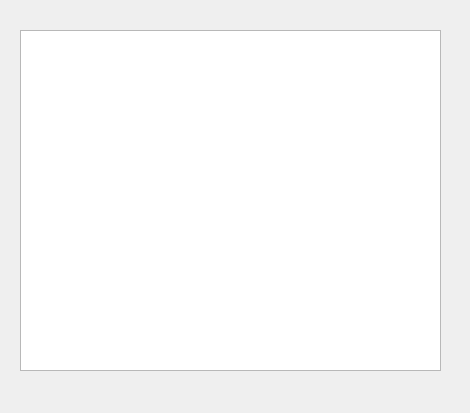
<ui version="4.0" >
 <class>rtfWidget</class>
 <widget class="QWidget" name="rtfWidget" >
  <property name="geometry" >
   <rect>
    <x>0</x>
    <y>0</y>
    <width>470</width>
    <height>413</height>
   </rect>
  </property>
  <property name="windowTitle" >
   <string>编辑器</string>
  </property>
  <widget class="RTFEdit" name="rtfEdit" >
   <property name="geometry" >
    <rect>
     <x>20</x>
     <y>30</y>
     <width>421</width>
     <height>341</height>
    </rect>
   </property>
  </widget>
 </widget>
 <customwidgets>
  <customwidget>
   <class>RTFEdit</class>
   <extends>QTextEdit</extends>
   <header>rtfedit.h</header>
  </customwidget>
 </customwidgets>
 <resources/>
 <connections/>
</ui>
